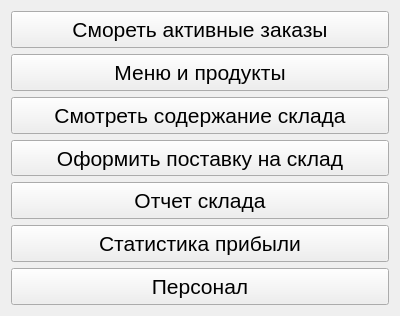
<?xml version="1.0" encoding="UTF-8"?>
<ui version="4.0">
 <class>MainMenuWidget</class>
 <widget class="QWidget" name="MainMenuWidget">
  <property name="geometry">
   <rect>
    <x>0</x>
    <y>0</y>
    <width>400</width>
    <height>316</height>
   </rect>
  </property>
  <property name="sizePolicy">
   <sizepolicy hsizetype="Expanding" vsizetype="Maximum">
    <horstretch>0</horstretch>
    <verstretch>0</verstretch>
   </sizepolicy>
  </property>
  <property name="minimumSize">
   <size>
    <width>400</width>
    <height>240</height>
   </size>
  </property>
  <property name="windowTitle">
   <string>Form</string>
  </property>
  <layout class="QGridLayout" name="gridLayout">
   <item row="2" column="0">
    <widget class="QPushButton" name="checkWarehouseButton">
     <property name="sizePolicy">
      <sizepolicy hsizetype="Expanding" vsizetype="Expanding">
       <horstretch>0</horstretch>
       <verstretch>0</verstretch>
      </sizepolicy>
     </property>
     <property name="font">
      <font>
       <pointsize>16</pointsize>
      </font>
     </property>
     <property name="text">
      <string>Смотреть содержание склада</string>
     </property>
    </widget>
   </item>
   <item row="3" column="0">
    <widget class="QPushButton" name="supplyButton">
     <property name="sizePolicy">
      <sizepolicy hsizetype="Expanding" vsizetype="Expanding">
       <horstretch>0</horstretch>
       <verstretch>0</verstretch>
      </sizepolicy>
     </property>
     <property name="font">
      <font>
       <pointsize>16</pointsize>
      </font>
     </property>
     <property name="text">
      <string>Оформить поставку на склад</string>
     </property>
    </widget>
   </item>
   <item row="1" column="0">
    <widget class="QPushButton" name="editMenuButton">
     <property name="sizePolicy">
      <sizepolicy hsizetype="Expanding" vsizetype="Expanding">
       <horstretch>0</horstretch>
       <verstretch>0</verstretch>
      </sizepolicy>
     </property>
     <property name="font">
      <font>
       <pointsize>16</pointsize>
      </font>
     </property>
     <property name="text">
      <string>Меню и продукты</string>
     </property>
    </widget>
   </item>
   <item row="4" column="0">
    <widget class="QPushButton" name="supplyHistoryButton">
     <property name="sizePolicy">
      <sizepolicy hsizetype="Expanding" vsizetype="Expanding">
       <horstretch>0</horstretch>
       <verstretch>0</verstretch>
      </sizepolicy>
     </property>
     <property name="font">
      <font>
       <pointsize>16</pointsize>
      </font>
     </property>
     <property name="text">
      <string>Отчет склада</string>
     </property>
    </widget>
   </item>
   <item row="0" column="0">
    <widget class="QPushButton" name="checkOrdersButton">
     <property name="sizePolicy">
      <sizepolicy hsizetype="Expanding" vsizetype="Expanding">
       <horstretch>0</horstretch>
       <verstretch>0</verstretch>
      </sizepolicy>
     </property>
     <property name="font">
      <font>
       <pointsize>16</pointsize>
      </font>
     </property>
     <property name="text">
      <string>Смореть активные заказы</string>
     </property>
    </widget>
   </item>
   <item row="5" column="0">
    <widget class="QPushButton" name="statsButton">
     <property name="sizePolicy">
      <sizepolicy hsizetype="Expanding" vsizetype="Expanding">
       <horstretch>0</horstretch>
       <verstretch>0</verstretch>
      </sizepolicy>
     </property>
     <property name="font">
      <font>
       <pointsize>16</pointsize>
      </font>
     </property>
     <property name="text">
      <string>Статистика прибыли</string>
     </property>
    </widget>
   </item>
   <item row="6" column="0">
    <widget class="QPushButton" name="personnelButton">
     <property name="sizePolicy">
      <sizepolicy hsizetype="Minimum" vsizetype="Expanding">
       <horstretch>0</horstretch>
       <verstretch>0</verstretch>
      </sizepolicy>
     </property>
     <property name="font">
      <font>
       <pointsize>16</pointsize>
      </font>
     </property>
     <property name="text">
      <string>Персонал</string>
     </property>
    </widget>
   </item>
  </layout>
 </widget>
 <resources/>
 <connections/>
</ui>
